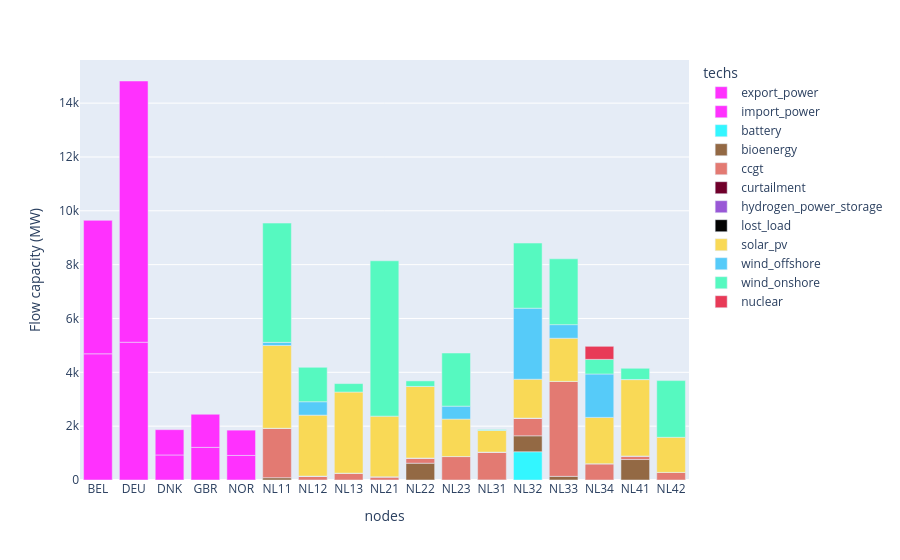

The notebook cell this image was saved under:
### Code cell
plot_capacity('results/spores/spore_2.nc', exclude_transmission=True, colors=colours)

### Figure 1 — Plotly figure (JSON) as saved in the notebook; plotly's stock layout.template omitted (floating-point values rounded to 4 significant figures)
{"data": [{"hovertemplate": "techs=export_power<br>nodes=%{x}<br>Flow capacity (MW)=%{y}<extra></extra>", "legendgroup": "export_power", "marker": {"color": "#ff31fe", "pattern": {"shape": ""}}, "name": "export_power", "orientation": "v", "showlegend": true, "textposition": "auto", "type": "bar", "x": ["BEL", "DEU", "DNK", "GBR", "NOR"], "xaxis": "x", "y": [4688.0, 5118.0, 929.8, 1212.0, 912.6], "yaxis": "y"}, {"hovertemplate": "techs=import_power<br>nodes=%{x}<br>Flow capacity (MW)=%{y}<extra></extra>", "legendgroup": "import_power", "marker": {"color": "#ff31fe", "pattern": {"shape": ""}}, "name": "import_power", "orientation": "v", "showlegend": true, "textposition": "auto", "type": "bar", "x": ["BEL", "DEU", "DNK", "GBR", "NOR"], "xaxis": "x", "y": [4957.0, 9704.0, 939.8, 1229.0, 939.6], "yaxis": "y"}, {"hovertemplate": "techs=battery<br>nodes=%{x}<br>Flow capacity (MW)=%{y}<extra></extra>", "legendgroup": "battery", "marker": {"color": "#33F6FF", "pattern": {"shape": ""}}, "name": "battery", "orientation": "v", "showlegend": true, "textposition": "auto", "type": "bar", "x": ["NL11", "NL12", "NL13", "NL21", "NL22", "NL23", "NL31", "NL32", "NL33", "NL34", "NL41", "NL42"], "xaxis": "x", "y": [0.08758, 0.1023, 0.01055, 0.1067, 0.01007, 0.01037, 0.0105, 1050.0, 0.5877, 0.005558, 0.01014, 0.009933], "yaxis": "y"}, {"hovertemplate": "techs=bioenergy<br>nodes=%{x}<br>Flow capacity (MW)=%{y}<extra></extra>", "legendgroup": "bioenergy", "marker": {"color": "#936944", "pattern": {"shape": ""}}, "name": "bioenergy", "orientation": "v", "showlegend": true, "textposition": "auto", "type": "bar", "x": ["NL11", "NL12", "NL13", "NL21", "NL22", "NL23", "NL31", "NL32", "NL33", "NL34", "NL41", "NL42"], "xaxis": "x", "y": [85.0, 0.01083, 0.01176, 0.006845, 624.0, 0.01111, 2.998, 592.4, 135.0, 0.004363, 760.6, 0.01178], "yaxis": "y"}, {"hovertemplate": "techs=ccgt<br>nodes=%{x}<br>Flow capacity (MW)=%{y}<extra></extra>", "legendgroup": "ccgt", "marker": {"color": "#E37A72", "pattern": {"shape": ""}}, "name": "ccgt", "orientation": "v", "showlegend": true, "textposition": "auto", "type": "bar", "x": ["NL11", "NL12", "NL13", "NL21", "NL22", "NL23", "NL31", "NL32", "NL33", "NL34", "NL41", "NL42"], "xaxis": "x", "y": [1837.0, 144.0, 254.0, 119.0, 193.0, 872.0, 1034.0, 658.0, 3528.0, 606.9, 132.0, 283.0], "yaxis": "y"}, {"hovertemplate": "techs=curtailment<br>nodes=%{x}<br>Flow capacity (MW)=%{y}<extra></extra>", "legendgroup": "curtailment", "marker": {"color": "#70002a", "pattern": {"shape": ""}}, "name": "curtailment", "orientation": "v", "showlegend": true, "textposition": "auto", "type": "bar", "x": ["NL11", "NL12", "NL13", "NL21", "NL22", "NL23", "NL31", "NL32", "NL33", "NL34", "NL41", "NL42"], "xaxis": "x", "y": [0.003802, 0.004374, 0.004264, 0.003876, 0.003098, 0.00552, 0.002624, 0.003907, 0.002791, 0.003032, 0.00168, 0.001265], "yaxis": "y"}, {"hovertemplate": "techs=hydrogen_power_storage<br>nodes=%{x}<br>Flow capacity (MW)=%{y}<extra></extra>", "legendgroup": "hydrogen_power_storage", "marker": {"color": "#9958D6", "pattern": {"shape": ""}}, "name": "hydrogen_power_storage", "orientation": "v", "showlegend": true, "textposition": "auto", "type": "bar", "x": ["NL11", "NL12", "NL13", "NL21", "NL22", "NL23", "NL31", "NL32", "NL33", "NL34", "NL41", "NL42"], "xaxis": "x", "y": [0.06665, 0.0742, 0.007101, 0.007086, 0.004404, 0.07901, 0.009257, 0.005353, 0.00944, 0.004996, 0.006671, 0.006502], "yaxis": "y"}, {"hovertemplate": "techs=lost_load<br>nodes=%{x}<br>Flow capacity (MW)=%{y}<extra></extra>", "legendgroup": "lost_load", "marker": {"color": "#030303", "pattern": {"shape": ""}}, "name": "lost_load", "orientation": "v", "showlegend": true, "textposition": "auto", "type": "bar", "x": ["NL11", "NL12", "NL13", "NL21", "NL22", "NL23", "NL31", "NL32", "NL33", "NL34", "NL41", "NL42"], "xaxis": "x", "y": [3.364e-08, 3.364e-08, 3.364e-08, 3.363e-08, 3.364e-08, 3.364e-08, 3.364e-08, 3.364e-08, 3.364e-08, 3.361e-08, 3.363e-08, 3.364e-08], "yaxis": "y"}, {"hovertemplate": "techs=solar_pv<br>nodes=%{x}<br>Flow capacity (MW)=%{y}<extra></extra>", "legendgroup": "solar_pv", "marker": {"color": "#F9D956", "pattern": {"shape": ""}}, "name": "solar_pv", "orientation": "v", "showlegend": true, "textposition": "auto", "type": "bar", "x": ["NL11", "NL12", "NL13", "NL21", "NL22", "NL23", "NL31", "NL32", "NL33", "NL34", "NL41", "NL42"], "xaxis": "x", "y": [3074.0, 2265.0, 3013.0, 2252.0, 2658.0, 1390.0, 802.6, 1443.0, 1603.0, 1719.0, 2835.0, 1303.0], "yaxis": "y"}, {"hovertemplate": "techs=wind_offshore<br>nodes=%{x}<br>Flow capacity (MW)=%{y}<extra></extra>", "legendgroup": "wind_offshore", "marker": {"color": "#56CBF9", "pattern": {"shape": ""}}, "name": "wind_offshore", "orientation": "v", "showlegend": true, "textposition": "auto", "type": "bar", "x": ["NL11", "NL12", "NL22", "NL23", "NL31", "NL32", "NL33", "NL34", "NL41"], "xaxis": "x", "y": [116.0, 498.6, 1.0, 480.3, 2.0, 2639.0, 505.2, 1612.0, 6.0], "yaxis": "y"}, {"hovertemplate": "techs=wind_onshore<br>nodes=%{x}<br>Flow capacity (MW)=%{y}<extra></extra>", "legendgroup": "wind_onshore", "marker": {"color": "#56F9C0", "pattern": {"shape": ""}}, "name": "wind_onshore", "orientation": "v", "showlegend": true, "textposition": "auto", "type": "bar", "x": ["NL11", "NL12", "NL13", "NL21", "NL22", "NL23", "NL31", "NL32", "NL33", "NL34", "NL41", "NL42"], "xaxis": "x", "y": [4431.0, 1277.0, 314.2, 5772.0, 205.4, 1975.0, 30.34, 2420.0, 2444.0, 543.0, 416.3, 2107.0], "yaxis": "y"}, {"hovertemplate": "techs=nuclear<br>nodes=%{x}<br>Flow capacity (MW)=%{y}<extra></extra>", "legendgroup": "nuclear", "marker": {"color": "#e83a57", "pattern": {"shape": ""}}, "name": "nuclear", "orientation": "v", "showlegend": true, "textposition": "auto", "type": "bar", "x": ["NL34"], "xaxis": "x", "y": [485.0], "yaxis": "y"}], "layout": {"barmode": "relative", "legend": {"title": {"text": "techs"}, "tracegroupgap": 0}, "margin": {"t": 60}, "xaxis": {"anchor": "y", "domain": [0, 1], "title": {"text": "nodes"}}, "yaxis": {"anchor": "x", "domain": [0, 1], "title": {"text": "Flow capacity (MW)"}}}}
